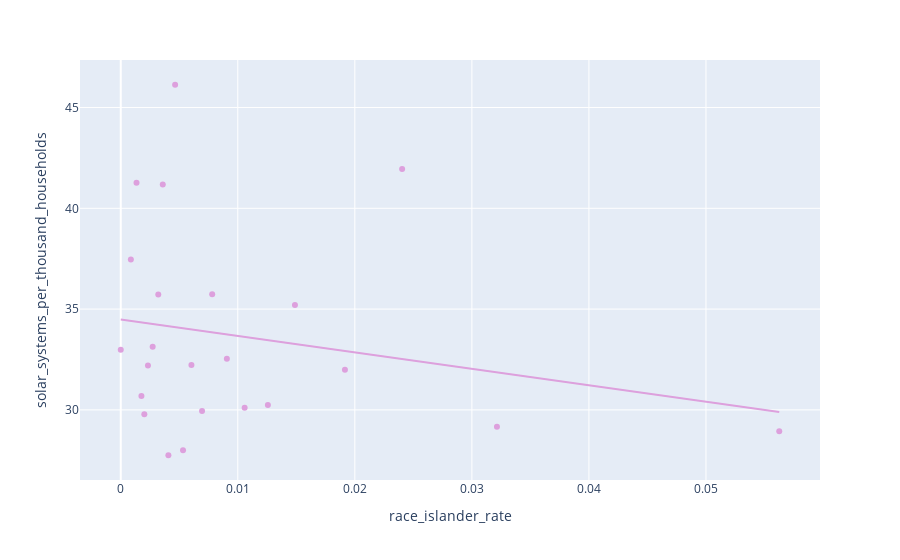

Here is the notebook cell this chart was saved with:
### Code cell
hi6 = median_dataframe("race_islander_binned", 'race_islander_rate')
plot_scatter(hi6, 'race_islander_rate', 'solar_systems_per_thousand_households', 'Plum', 'race_islander')

### Figure 1 — Plotly figure (JSON) as saved in the notebook; plotly's stock layout.template omitted (floating-point values rounded to 4 significant figures)
{"data": [{"hovertemplate": "race_islander_rate=%{x}<br>solar_systems_per_thousand_households=%{y}<extra></extra>", "legendgroup": "", "marker": {"color": "Plum", "symbol": "circle"}, "mode": "markers", "name": "", "orientation": "v", "showlegend": false, "x": [0.0, 0.0008631, 0.001347, 0.001766, 0.002015, 0.002325, 0.002727, 0.003206, 0.00359, 0.004071, 0.004645, 0.005322, 0.006038, 0.006947, 0.007813, 0.009066, 0.01059, 0.01257, 0.01488, 0.01915, 0.02404, 0.03214, 0.05626], "xaxis": "x", "y": [32.98, 37.46, 41.26, 30.69, 29.78, 32.21, 33.13, 35.72, 41.18, 27.75, 46.13, 27.99, 32.22, 29.95, 35.73, 32.54, 30.11, 30.25, 35.2, 31.99, 41.95, 29.17, 28.94], "yaxis": "y", "type": "scatter"}, {"hovertemplate": "<b>OLS trendline</b><br>solar_systems_per_thousand_households = -81.5528 * race_islander_rate + 34.4879<br>R<sup>2</sup>=0.044558<br><br>race_islander_rate=%{x}<br>solar_systems_per_thousand_households=%{y} <b>(trend)</b><extra></extra>", "legendgroup": "", "line": {"color": "Plum"}, "marker": {"color": "Plum", "symbol": "circle"}, "mode": "lines", "name": "", "showlegend": false, "x": [0.0, 0.0008631, 0.001347, 0.001766, 0.002015, 0.002325, 0.002727, 0.003206, 0.00359, 0.004071, 0.004645, 0.005322, 0.006038, 0.006947, 0.007813, 0.009066, 0.01059, 0.01257, 0.01488, 0.01915, 0.02404, 0.03214, 0.05626], "xaxis": "x", "y": [34.49, 34.42, 34.38, 34.34, 34.32, 34.3, 34.27, 34.23, 34.2, 34.16, 34.11, 34.05, 34.0, 33.92, 33.85, 33.75, 33.62, 33.46, 33.27, 32.93, 32.53, 31.87, 29.9], "yaxis": "y", "type": "scatter"}], "layout": {"xaxis": {"anchor": "y", "domain": [0.0, 1.0], "title": {"text": "race_islander_rate"}}, "yaxis": {"anchor": "x", "domain": [0.0, 1.0], "title": {"text": "solar_systems_per_thousand_households"}}, "legend": {"tracegroupgap": 0}, "margin": {"t": 60}}}
